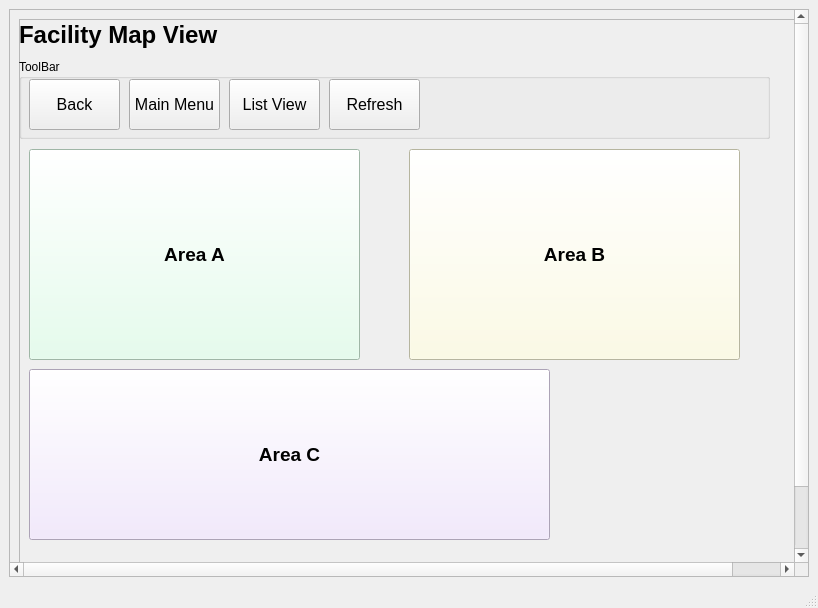
<?xml version="1.0" encoding="UTF-8"?>
<ui version="4.0">
 <class>MainWindow</class>
 <widget class="QMainWindow" name="MainWindow">
  <property name="geometry">
   <rect>
    <x>0</x>
    <y>0</y>
    <width>818</width>
    <height>608</height>
   </rect>
  </property>
  <property name="windowTitle">
   <string>MainWindow</string>
  </property>
  <property name="tabShape">
   <enum>QTabWidget::Rounded</enum>
  </property>
  <widget class="QWidget" name="centralwidget">
   <layout class="QVBoxLayout" name="verticalLayout">
    <item>
     <widget class="QScrollArea" name="scrollArea">
      <property name="widgetResizable">
       <bool>true</bool>
      </property>
      <widget class="QWidget" name="scrollAreaWidgetContents">
       <property name="geometry">
        <rect>
         <x>0</x>
         <y>0</y>
         <width>836</width>
         <height>626</height>
        </rect>
       </property>
       <layout class="QVBoxLayout" name="verticalLayout_2">
        <item>
         <widget class="QFrame" name="frame">
          <property name="minimumSize">
           <size>
            <width>818</width>
            <height>608</height>
           </size>
          </property>
          <property name="frameShape">
           <enum>QFrame::StyledPanel</enum>
          </property>
          <property name="frameShadow">
           <enum>QFrame::Raised</enum>
          </property>
          <widget class="QLabel" name="Heading">
           <property name="geometry">
            <rect>
             <x>0</x>
             <y>-20</y>
             <width>761</width>
             <height>71</height>
            </rect>
           </property>
           <property name="font">
            <font>
             <pointsize>18</pointsize>
             <weight>75</weight>
             <bold>true</bold>
             <kerning>true</kerning>
            </font>
           </property>
           <property name="text">
            <string>Facility Map View</string>
           </property>
          </widget>
          <widget class="QWidget" name="gridLayoutWidget_3">
           <property name="geometry">
            <rect>
             <x>310</x>
             <y>390</y>
             <width>160</width>
             <height>104</height>
            </rect>
           </property>
           <layout class="QGridLayout" name="gridLayout_3">
            <item row="1" column="0">
             <widget class="QLabel" name="label_C_P2">
              <property name="enabled">
               <bool>false</bool>
              </property>
              <property name="maximumSize">
               <size>
                <width>30</width>
                <height>30</height>
               </size>
              </property>
              <property name="text">
               <string/>
              </property>
              <property name="pixmap">
               <pixmap>Graphics/YellowWarningjpg-removebg-preview.png</pixmap>
              </property>
              <property name="scaledContents">
               <bool>true</bool>
              </property>
             </widget>
            </item>
            <item row="2" column="0">
             <widget class="QLabel" name="label_C_P1">
              <property name="enabled">
               <bool>false</bool>
              </property>
              <property name="maximumSize">
               <size>
                <width>30</width>
                <height>30</height>
               </size>
              </property>
              <property name="text">
               <string/>
              </property>
              <property name="pixmap">
               <pixmap>Graphics/YellowWarning-removebg-preview.png</pixmap>
              </property>
              <property name="scaledContents">
               <bool>true</bool>
              </property>
             </widget>
            </item>
            <item row="0" column="0">
             <widget class="QLabel" name="label_C_P3">
              <property name="enabled">
               <bool>false</bool>
              </property>
              <property name="maximumSize">
               <size>
                <width>30</width>
                <height>30</height>
               </size>
              </property>
              <property name="text">
               <string/>
              </property>
              <property name="pixmap">
               <pixmap>Graphics/RedWarning-removebg-preview.png</pixmap>
              </property>
              <property name="scaledContents">
               <bool>true</bool>
              </property>
             </widget>
            </item>
            <item row="0" column="1">
             <widget class="QLabel" name="label_C1_P3">
              <property name="text">
               <string/>
              </property>
             </widget>
            </item>
            <item row="1" column="1">
             <widget class="QLabel" name="label_C1_P2">
              <property name="text">
               <string/>
              </property>
             </widget>
            </item>
            <item row="2" column="1">
             <widget class="QLabel" name="label_C1_P1">
              <property name="text">
               <string/>
              </property>
             </widget>
            </item>
           </layout>
          </widget>
          <widget class="QPushButton" name="pushButton_AreaC">
           <property name="geometry">
            <rect>
             <x>10</x>
             <y>350</y>
             <width>521</width>
             <height>171</height>
            </rect>
           </property>
           <property name="palette">
            <palette>
             <active>
              <colorrole role="Button">
               <brush brushstyle="SolidPattern">
                <color alpha="255">
                 <red>241</red>
                 <green>228</green>
                 <blue>255</blue>
                </color>
               </brush>
              </colorrole>
              <colorrole role="Base">
               <brush brushstyle="SolidPattern">
                <color alpha="255">
                 <red>241</red>
                 <green>228</green>
                 <blue>255</blue>
                </color>
               </brush>
              </colorrole>
              <colorrole role="Window">
               <brush brushstyle="SolidPattern">
                <color alpha="255">
                 <red>241</red>
                 <green>228</green>
                 <blue>255</blue>
                </color>
               </brush>
              </colorrole>
             </active>
             <inactive>
              <colorrole role="Button">
               <brush brushstyle="SolidPattern">
                <color alpha="255">
                 <red>241</red>
                 <green>228</green>
                 <blue>255</blue>
                </color>
               </brush>
              </colorrole>
              <colorrole role="Base">
               <brush brushstyle="SolidPattern">
                <color alpha="255">
                 <red>241</red>
                 <green>228</green>
                 <blue>255</blue>
                </color>
               </brush>
              </colorrole>
              <colorrole role="Window">
               <brush brushstyle="SolidPattern">
                <color alpha="255">
                 <red>241</red>
                 <green>228</green>
                 <blue>255</blue>
                </color>
               </brush>
              </colorrole>
             </inactive>
             <disabled>
              <colorrole role="Button">
               <brush brushstyle="SolidPattern">
                <color alpha="255">
                 <red>241</red>
                 <green>228</green>
                 <blue>255</blue>
                </color>
               </brush>
              </colorrole>
              <colorrole role="Base">
               <brush brushstyle="SolidPattern">
                <color alpha="255">
                 <red>241</red>
                 <green>228</green>
                 <blue>255</blue>
                </color>
               </brush>
              </colorrole>
              <colorrole role="Window">
               <brush brushstyle="SolidPattern">
                <color alpha="255">
                 <red>241</red>
                 <green>228</green>
                 <blue>255</blue>
                </color>
               </brush>
              </colorrole>
             </disabled>
            </palette>
           </property>
           <property name="font">
            <font>
             <pointsize>14</pointsize>
             <weight>75</weight>
             <bold>true</bold>
             <kerning>true</kerning>
            </font>
           </property>
           <property name="autoFillBackground">
            <bool>false</bool>
           </property>
           <property name="styleSheet">
            <string notr="true">background-color: #F1E4FF </string>
           </property>
           <property name="text">
            <string>Area C</string>
           </property>
           <property name="flat">
            <bool>false</bool>
           </property>
          </widget>
          <widget class="QPushButton" name="pushButton_AreaB">
           <property name="geometry">
            <rect>
             <x>390</x>
             <y>130</y>
             <width>331</width>
             <height>211</height>
            </rect>
           </property>
           <property name="palette">
            <palette>
             <active>
              <colorrole role="Button">
               <brush brushstyle="SolidPattern">
                <color alpha="255">
                 <red>255</red>
                 <green>253</green>
                 <blue>222</blue>
                </color>
               </brush>
              </colorrole>
              <colorrole role="Base">
               <brush brushstyle="SolidPattern">
                <color alpha="255">
                 <red>255</red>
                 <green>253</green>
                 <blue>222</blue>
                </color>
               </brush>
              </colorrole>
              <colorrole role="Window">
               <brush brushstyle="SolidPattern">
                <color alpha="255">
                 <red>255</red>
                 <green>253</green>
                 <blue>222</blue>
                </color>
               </brush>
              </colorrole>
             </active>
             <inactive>
              <colorrole role="Button">
               <brush brushstyle="SolidPattern">
                <color alpha="255">
                 <red>255</red>
                 <green>253</green>
                 <blue>222</blue>
                </color>
               </brush>
              </colorrole>
              <colorrole role="Base">
               <brush brushstyle="SolidPattern">
                <color alpha="255">
                 <red>255</red>
                 <green>253</green>
                 <blue>222</blue>
                </color>
               </brush>
              </colorrole>
              <colorrole role="Window">
               <brush brushstyle="SolidPattern">
                <color alpha="255">
                 <red>255</red>
                 <green>253</green>
                 <blue>222</blue>
                </color>
               </brush>
              </colorrole>
             </inactive>
             <disabled>
              <colorrole role="Button">
               <brush brushstyle="SolidPattern">
                <color alpha="255">
                 <red>255</red>
                 <green>253</green>
                 <blue>222</blue>
                </color>
               </brush>
              </colorrole>
              <colorrole role="Base">
               <brush brushstyle="SolidPattern">
                <color alpha="255">
                 <red>255</red>
                 <green>253</green>
                 <blue>222</blue>
                </color>
               </brush>
              </colorrole>
              <colorrole role="Window">
               <brush brushstyle="SolidPattern">
                <color alpha="255">
                 <red>255</red>
                 <green>253</green>
                 <blue>222</blue>
                </color>
               </brush>
              </colorrole>
             </disabled>
            </palette>
           </property>
           <property name="font">
            <font>
             <pointsize>14</pointsize>
             <weight>75</weight>
             <bold>true</bold>
             <kerning>true</kerning>
            </font>
           </property>
           <property name="autoFillBackground">
            <bool>false</bool>
           </property>
           <property name="styleSheet">
            <string notr="true">background-color: #FFFDDE</string>
           </property>
           <property name="text">
            <string>Area B</string>
           </property>
           <property name="flat">
            <bool>false</bool>
           </property>
          </widget>
          <widget class="QPushButton" name="pushButton_AreaA">
           <property name="geometry">
            <rect>
             <x>10</x>
             <y>130</y>
             <width>331</width>
             <height>211</height>
            </rect>
           </property>
           <property name="palette">
            <palette>
             <active>
              <colorrole role="Button">
               <brush brushstyle="SolidPattern">
                <color alpha="255">
                 <red>222</red>
                 <green>255</green>
                 <blue>233</blue>
                </color>
               </brush>
              </colorrole>
              <colorrole role="Base">
               <brush brushstyle="SolidPattern">
                <color alpha="255">
                 <red>222</red>
                 <green>255</green>
                 <blue>233</blue>
                </color>
               </brush>
              </colorrole>
              <colorrole role="Window">
               <brush brushstyle="SolidPattern">
                <color alpha="255">
                 <red>222</red>
                 <green>255</green>
                 <blue>233</blue>
                </color>
               </brush>
              </colorrole>
             </active>
             <inactive>
              <colorrole role="Button">
               <brush brushstyle="SolidPattern">
                <color alpha="255">
                 <red>222</red>
                 <green>255</green>
                 <blue>233</blue>
                </color>
               </brush>
              </colorrole>
              <colorrole role="Base">
               <brush brushstyle="SolidPattern">
                <color alpha="255">
                 <red>222</red>
                 <green>255</green>
                 <blue>233</blue>
                </color>
               </brush>
              </colorrole>
              <colorrole role="Window">
               <brush brushstyle="SolidPattern">
                <color alpha="255">
                 <red>222</red>
                 <green>255</green>
                 <blue>233</blue>
                </color>
               </brush>
              </colorrole>
             </inactive>
             <disabled>
              <colorrole role="Button">
               <brush brushstyle="SolidPattern">
                <color alpha="255">
                 <red>222</red>
                 <green>255</green>
                 <blue>233</blue>
                </color>
               </brush>
              </colorrole>
              <colorrole role="Base">
               <brush brushstyle="SolidPattern">
                <color alpha="255">
                 <red>222</red>
                 <green>255</green>
                 <blue>233</blue>
                </color>
               </brush>
              </colorrole>
              <colorrole role="Window">
               <brush brushstyle="SolidPattern">
                <color alpha="255">
                 <red>222</red>
                 <green>255</green>
                 <blue>233</blue>
                </color>
               </brush>
              </colorrole>
             </disabled>
            </palette>
           </property>
           <property name="font">
            <font>
             <pointsize>14</pointsize>
             <weight>75</weight>
             <bold>true</bold>
             <kerning>true</kerning>
            </font>
           </property>
           <property name="autoFillBackground">
            <bool>false</bool>
           </property>
           <property name="styleSheet">
            <string notr="true">background-color: #DEFFE9 </string>
           </property>
           <property name="text">
            <string>Area A</string>
           </property>
           <property name="flat">
            <bool>false</bool>
           </property>
          </widget>
          <widget class="QGroupBox" name="groupBox">
           <property name="geometry">
            <rect>
             <x>0</x>
             <y>40</y>
             <width>751</width>
             <height>80</height>
            </rect>
           </property>
           <property name="title">
            <string>ToolBar</string>
           </property>
           <widget class="QPushButton" name="back_button">
            <property name="geometry">
             <rect>
              <x>10</x>
              <y>20</y>
              <width>91</width>
              <height>51</height>
             </rect>
            </property>
            <property name="font">
             <font>
              <pointsize>12</pointsize>
             </font>
            </property>
            <property name="text">
             <string>Back</string>
            </property>
           </widget>
           <widget class="QPushButton" name="MainMenu_button">
            <property name="geometry">
             <rect>
              <x>110</x>
              <y>20</y>
              <width>91</width>
              <height>51</height>
             </rect>
            </property>
            <property name="font">
             <font>
              <pointsize>12</pointsize>
             </font>
            </property>
            <property name="text">
             <string>Main Menu</string>
            </property>
           </widget>
           <widget class="QPushButton" name="ListView_button">
            <property name="geometry">
             <rect>
              <x>210</x>
              <y>20</y>
              <width>91</width>
              <height>51</height>
             </rect>
            </property>
            <property name="font">
             <font>
              <pointsize>12</pointsize>
             </font>
            </property>
            <property name="text">
             <string>List View</string>
            </property>
           </widget>
           <widget class="QPushButton" name="Refresh_button">
            <property name="geometry">
             <rect>
              <x>310</x>
              <y>20</y>
              <width>91</width>
              <height>51</height>
             </rect>
            </property>
            <property name="font">
             <font>
              <pointsize>12</pointsize>
             </font>
            </property>
            <property name="text">
             <string>Refresh</string>
            </property>
           </widget>
          </widget>
          <widget class="QWidget" name="gridLayoutWidget_2">
           <property name="geometry">
            <rect>
             <x>590</x>
             <y>190</y>
             <width>121</width>
             <height>104</height>
            </rect>
           </property>
           <layout class="QGridLayout" name="gridLayout_2">
            <item row="1" column="0">
             <widget class="QLabel" name="label_B_P2">
              <property name="enabled">
               <bool>false</bool>
              </property>
              <property name="maximumSize">
               <size>
                <width>30</width>
                <height>30</height>
               </size>
              </property>
              <property name="text">
               <string/>
              </property>
              <property name="pixmap">
               <pixmap>Graphics/YellowWarningjpg-removebg-preview.png</pixmap>
              </property>
              <property name="scaledContents">
               <bool>true</bool>
              </property>
             </widget>
            </item>
            <item row="2" column="0">
             <widget class="QLabel" name="label_B_P1">
              <property name="enabled">
               <bool>false</bool>
              </property>
              <property name="maximumSize">
               <size>
                <width>30</width>
                <height>30</height>
               </size>
              </property>
              <property name="text">
               <string/>
              </property>
              <property name="pixmap">
               <pixmap>Graphics/YellowWarning-removebg-preview.png</pixmap>
              </property>
              <property name="scaledContents">
               <bool>true</bool>
              </property>
             </widget>
            </item>
            <item row="0" column="0">
             <widget class="QLabel" name="label_B_P3">
              <property name="enabled">
               <bool>false</bool>
              </property>
              <property name="maximumSize">
               <size>
                <width>30</width>
                <height>30</height>
               </size>
              </property>
              <property name="text">
               <string/>
              </property>
              <property name="pixmap">
               <pixmap>Graphics/RedWarning-removebg-preview.png</pixmap>
              </property>
              <property name="scaledContents">
               <bool>true</bool>
              </property>
             </widget>
            </item>
            <item row="0" column="1">
             <widget class="QLabel" name="label_B1_P3">
              <property name="text">
               <string/>
              </property>
             </widget>
            </item>
            <item row="1" column="1">
             <widget class="QLabel" name="label_B1_P2">
              <property name="text">
               <string/>
              </property>
             </widget>
            </item>
            <item row="2" column="1">
             <widget class="QLabel" name="label_B1_P1">
              <property name="text">
               <string/>
              </property>
             </widget>
            </item>
           </layout>
          </widget>
          <widget class="QWidget" name="gridLayoutWidget">
           <property name="geometry">
            <rect>
             <x>210</x>
             <y>190</y>
             <width>121</width>
             <height>104</height>
            </rect>
           </property>
           <layout class="QGridLayout" name="gridLayout">
            <item row="0" column="1">
             <widget class="QLabel" name="label_A1_P3">
              <property name="text">
               <string/>
              </property>
             </widget>
            </item>
            <item row="1" column="0">
             <widget class="QLabel" name="label_A_P2">
              <property name="enabled">
               <bool>false</bool>
              </property>
              <property name="maximumSize">
               <size>
                <width>30</width>
                <height>30</height>
               </size>
              </property>
              <property name="text">
               <string/>
              </property>
              <property name="pixmap">
               <pixmap>Graphics/YellowWarningjpg-removebg-preview.png</pixmap>
              </property>
              <property name="scaledContents">
               <bool>true</bool>
              </property>
             </widget>
            </item>
            <item row="2" column="0">
             <widget class="QLabel" name="label_A_P1">
              <property name="enabled">
               <bool>false</bool>
              </property>
              <property name="maximumSize">
               <size>
                <width>30</width>
                <height>30</height>
               </size>
              </property>
              <property name="text">
               <string/>
              </property>
              <property name="pixmap">
               <pixmap>Graphics/YellowWarning-removebg-preview.png</pixmap>
              </property>
              <property name="scaledContents">
               <bool>true</bool>
              </property>
             </widget>
            </item>
            <item row="1" column="1">
             <widget class="QLabel" name="label_A1_P2">
              <property name="text">
               <string/>
              </property>
             </widget>
            </item>
            <item row="2" column="1">
             <widget class="QLabel" name="label_A1_P1">
              <property name="text">
               <string/>
              </property>
             </widget>
            </item>
            <item row="0" column="0">
             <widget class="QLabel" name="label_A_P3">
              <property name="enabled">
               <bool>false</bool>
              </property>
              <property name="maximumSize">
               <size>
                <width>30</width>
                <height>30</height>
               </size>
              </property>
              <property name="text">
               <string/>
              </property>
              <property name="pixmap">
               <pixmap>Graphics/RedWarning-removebg-preview.png</pixmap>
              </property>
              <property name="scaledContents">
               <bool>true</bool>
              </property>
             </widget>
            </item>
           </layout>
          </widget>
          <zorder>pushButton_AreaC</zorder>
          <zorder>Heading</zorder>
          <zorder>gridLayoutWidget_3</zorder>
          <zorder>pushButton_AreaB</zorder>
          <zorder>pushButton_AreaA</zorder>
          <zorder>groupBox</zorder>
          <zorder>gridLayoutWidget_2</zorder>
          <zorder>gridLayoutWidget</zorder>
         </widget>
        </item>
       </layout>
      </widget>
     </widget>
    </item>
   </layout>
  </widget>
  <widget class="QMenuBar" name="menubar">
   <property name="geometry">
    <rect>
     <x>0</x>
     <y>0</y>
     <width>818</width>
     <height>22</height>
    </rect>
   </property>
  </widget>
  <widget class="QStatusBar" name="statusbar"/>
 </widget>
 <resources/>
 <connections/>
</ui>
